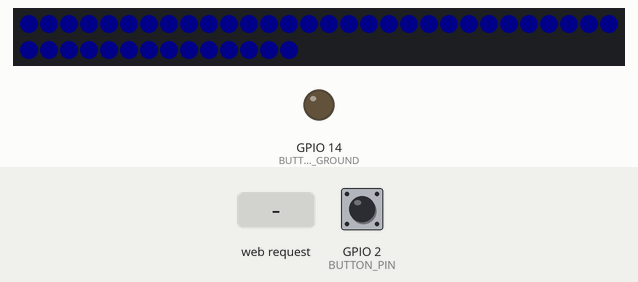
A sketch run on a simulated ESP8266 (NodeMCU). Parts: 44 RGB LEDs in strip order, left to right, continuing on the next row, output pins drawn as LEDs (lit = HIGH). The inputs (shaded band) are chosen by the test bench; at power-on: GPIO 2 (BUTTON_PIN) HIGH. Dim RGB values are drawn brighter than linear; WiFi joins after 1.5 s; servers stay silent unless stated; EEPROM starts erased; not simulated (calls return 0 or success): Passwords.h; what the sketch prints to the serial monitor is not drawn.

Above: at 1.6 s.
4.0 s: GPIO 2 (BUTTON_PIN) pulled LOW for 0.15 s
At 4.5 s:
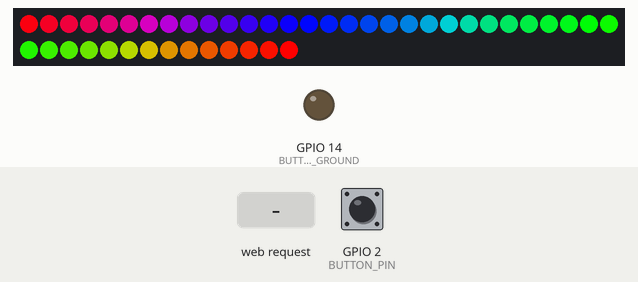
4.7 s: GPIO 2 (BUTTON_PIN) pulled LOW for 0.15 s
5.4 s: GPIO 2 (BUTTON_PIN) pulled LOW for 3.2 s
At 7.5 s:
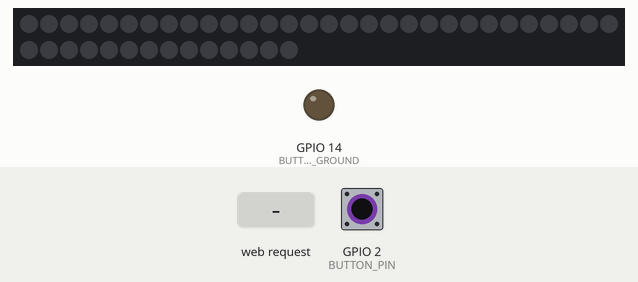
10.1 s: HTTP request GET /r received
At 10.25 s:
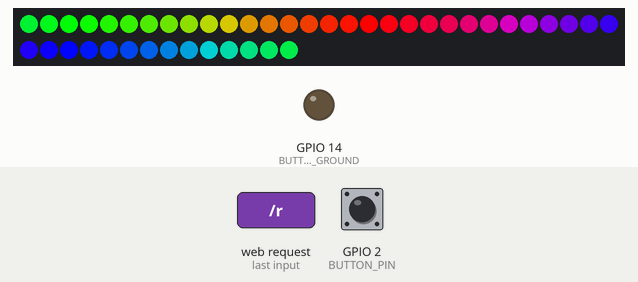
11.6 s: GPIO 2 (BUTTON_PIN) pulled LOW for 1 s
At 13.5 s:
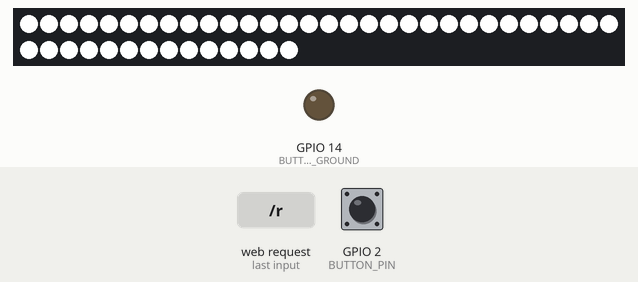
14.3 s: HTTP request GET /b received
At 15.5 s:
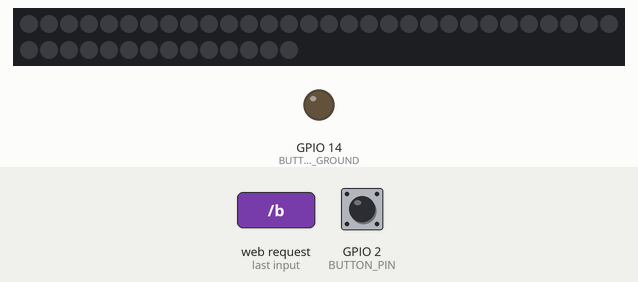
Timing chart, 0 to 16.8 s (numbered marks = the images above; inputs shaded):
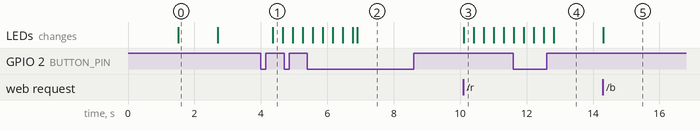

Measured:
- after the input at 4.0 s, the LEDs: change after 0.36 s (image 1)
- after the input at 5.4 s, the LEDs: first differ from a run without the input after 1.5 s (image 2)
- after the input at 10.1 s, the LEDs: change at once (image 3)
- after the input at 11.6 s, the LEDs: first differ from a run without the input after 1.2 s (image 4)
- after the input at 14.3 s, the LEDs: change at once (image 5)
- what the display in image 0 shows lasts 1.2 s, from 1.5 s to 2.7 s

The sketch:

lithoplane.ino
```cpp
/***************************************************
 ****************************************************/
#include <Adafruit_NeoPixel.h>
#include <EEPROM.h>
#include <ESP8266WiFi.h>
#include <ESP8266WebServer.h>
#include <ESP8266HTTPClient.h>
#include <ESP8266mDNS.h>

//#define MARK  {Serial.print(millis());Serial.print(' ');Serial.print("Running line ");Serial.println(__LINE__);}
#define MARK  {}

#define LED_PIN       0

#define BUTTON_PIN    2
#define BUTTON_GROUND 14

Adafruit_NeoPixel strip = Adafruit_NeoPixel(44, LED_PIN, NEO_GRB + NEO_KHZ800);

#define LISTEN_PORT           80      // What TCP port to listen on for connections.
                                      // The HTTP protocol uses port 80 by default.

ESP8266WebServer httpServer(LISTEN_PORT);

#define TIME_URL     F("http://trans-anchor-110020.appspot.com/t")

#define WLAN_GUSTAVO 1

#include "Passwords.h"

#define SLEEP_TIME          (8 * 60000)
#define WAKE_SECONDS        (10 * 60)
#define HOLD_TIME           1500

uint8_t const sin_table[] PROGMEM={
  128,131,134,137,140,143,146,149,152,155,158,162,165,167,170,173,
  176,179,182,185,188,190,193,196,198,201,203,206,208,211,213,215,
  218,220,222,224,226,228,230,232,234,235,237,238,240,241,243,244,
  245,246,248,249,250,250,251,252,253,253,254,254,254,255,255,255,
  255,255,255,255,254,254,254,253,253,252,251,250,250,249,248,246,
  245,244,243,241,240,238,237,235,234,232,230,228,226,224,222,220,
  218,215,213,211,208,206,203,201,198,196,193,190,188,185,182,179,
  176,173,170,167,165,162,158,155,152,149,146,143,140,137,134,131,
  128,124,121,118,115,112,109,106,103,100,97,93,90,88,85,82,
  79,76,73,70,67,65,62,59,57,54,52,49,47,44,42,40,
  37,35,33,31,29,27,25,23,21,20,18,17,15,14,12,11,
  10,9,7,6,5,5,4,3,2,2,1,1,1,0,0,0,
  0,0,0,0,1,1,1,2,2,3,4,5,5,6,7,9,
  10,11,12,14,15,17,18,20,21,23,25,27,29,31,33,35,
  37,40,42,44,47,49,52,54,57,59,62,65,67,70,73,76,
  79,82,85,88,90,93,97,100,103,106,109,112,115,118,121,124,
};

bool last_sensor_state;
long last_switch_time;
long on_time;
int number_of_taps;
bool hold;
bool hold_triggered;
int number_of_taps_triggered;

#define BOUNCE_TIME       30
#define SINGLE_TAP_TIME   200

long sleep_start;

long wake_second;

#define RAINBOW_DIVIDER     4
#define MAX_RAINBOW_INDEX   (256*5*RAINBOW_DIVIDER)

uint16_t rainbow_index;

uint32_t last_color;
uint16_t last_brightness;
bool should_rainbow;
bool should_off;

#define EEPROM_COLOR         0
#define EEPROM_BRIGHTNESS    (EEPROM_COLOR + sizeof(last_color))
#define EEPROM_RAINBOW       (EEPROM_BRIGHTNESS + sizeof(last_brightness))
#define EEPROM_OFF           (EEPROM_RAINBOW + sizeof(should_rainbow))
#define EEPROM_WAKE          (EEPROM_OFF + sizeof(should_off))
#define EEPROM_MAX           (EEPROM_WAKE + sizeof(long))

long real_second;
unsigned long real_second_start;

void setup(void)
{
  Serial.begin(115200);
  Serial.setDebugOutput(true);

  ESP.wdtDisable();

  pinMode(BUTTON_PIN, INPUT_PULLUP);
  pinMode(BUTTON_GROUND, OUTPUT);
  digitalWrite(BUTTON_GROUND, LOW);

  wake_second = -1;

  EEPROM.begin(EEPROM_MAX);
  EEPROM.get(EEPROM_COLOR, last_color);
  EEPROM.get(EEPROM_BRIGHTNESS, last_brightness);
  EEPROM.get(EEPROM_RAINBOW, should_rainbow);
  EEPROM.get(EEPROM_OFF, should_off);
//  EEPROM.get(EEPROM_WAKE, wake_second);

  strip.begin();
  strip.setBrightness(10);
  colorWipe(strip.Color(255, 0, 0));

  // Initialise the module
  Serial.println(F("Init"));
  WiFi.begin(WLAN_SSID, WLAN_PASS);

  while (WiFi.status() != WL_CONNECTED) {
    delay(500);
    Serial.print(".");
  }

  if (MDNS.begin("litho")) {
    Serial.println("MDNS responder started");
  }

  Serial.println("");
  Serial.println("WiFi connected");
  Serial.println("IP address: ");
  Serial.println(WiFi.localIP());

  // Start listening for connections
  httpServer.on("/i", [](){
    httpServer.send(200, "text/plain", "OK");
  });
  httpServer.on("/p", [](){
    resetModes();
    httpServer.send(200, "text/plain", "OK");
  });
  httpServer.on("/b", [](){
    should_off = false;
    resetModes();
    last_brightness = httpServer.arg(0).toInt();
    updateEeprom();
    httpServer.send(200, "text/plain", "OK");
  });
  httpServer.on("/c", [](){
    should_rainbow = false;
    should_off = false;
    resetModes();
    last_color = httpServer.arg(0).toInt();
    updateEeprom();
    httpServer.send(200, "text/plain", "OK");
  });
  httpServer.on("/r", [](){
    should_rainbow = true;
    should_off = false;
    resetModes();
    updateEeprom();
    httpServer.send(200, "text/plain", "OK");
  });
  httpServer.on("/w", [](){
//    wake_second = httpServer.arg(0).toInt();
    updateEeprom();
    httpServer.send(200, "text/plain", "OK");
  });
  httpServer.on("/s", []() {
    httpServer.send(200, "text/plain", ESP.getResetInfo());
  });
  httpServer.begin();

  Serial.println(F("\nListening"));
  colorWipe(strip.Color(0, 0, 255));
  delay(1000);

  String payload = grabWebPage(TIME_URL);
  if (payload) {
    real_second = payload.toInt();
  } else {
    real_second = 0;
  }
  real_second_start = millis();
}

void loop(void)
{
  MARK
  ESP.wdtEnable(WDTO_8S);
  long millis_diff = millis() - real_second_start;
  if (millis_diff >= 1000) {
    real_second += millis_diff / 1000;
    real_second_start += (long)(millis_diff / 1000) * 1000;
  }
  MARK
  httpServer.handleClient();
  MARK
  bool sensor_state = digitalRead(BUTTON_PIN) == LOW;

  //first pressed
  if (sensor_state && !last_sensor_state) {
    on_time = millis();
  }

  //held
  if (sensor_state && last_sensor_state) {
    if ((millis() - on_time) > HOLD_TIME && !hold) {
      hold = true;
      hold_triggered = true;
    }
  }

  //released
  if (!sensor_state && last_sensor_state) {
    if (hold) {
      hold = false;
      number_of_taps = 0;
    } else if ((millis() - on_time) > BOUNCE_TIME) {
      number_of_taps++;
    }
    last_switch_time = millis();
  }

  if (!sensor_state && !last_sensor_state) {
    if ((millis() - last_switch_time) > SINGLE_TAP_TIME && number_of_taps > 0) {
      number_of_taps_triggered = number_of_taps;
      number_of_taps = 0;
    }
  }
  last_sensor_state = sensor_state;

  if (hold_triggered) {
    hold_triggered = false;
    should_off = true;
    resetModes();
    updateEeprom();
  } else if (number_of_taps_triggered > 0) {
    resetModes();
    if (should_off) {
      should_off = false;
      updateEeprom();
    } else {
      if (number_of_taps_triggered == 1) {
        should_rainbow = !should_rainbow;
        updateEeprom();
      } else if (number_of_taps_triggered == 2) {
        sleep_start = millis();
      }
    }
    number_of_taps_triggered = 0;
  }

  if (should_off) {
    uint8_t brightness = 0;
    if (wake_second >= 0) {
      long current_second = real_second;
      if (current_second >= wake_second) {
        should_off = false;
        wake_second = -1;
        brightness = last_brightness;
        updateEeprom();
      } else {
        long start_wake = wake_second - WAKE_SECONDS;
        if (start_wake < 0) {
          start_wake = wake_second;
          current_second = (current_second + WAKE_SECONDS) % (24 * 3600);
        }
        if (current_second > start_wake) {
          long elapsed = current_second - start_wake;
          brightness = map(elapsed, 0, WAKE_SECONDS, 0, last_brightness);
        }
      }
    }
    strip.setBrightness(brightness);
    colorWipe(strip.Color(255, 255, 255));
  } else if (sleep_start > 0) {
    long elapsed = millis() - sleep_start;
    if (elapsed >= SLEEP_TIME) {
      sleep_start = 0;
      should_off = true;
      updateEeprom();
    } else {
      uint8_t brightness = map(elapsed, 0, SLEEP_TIME, last_brightness, 0);
      strip.setBrightness(brightness);
      colorWipe(last_color);
    }
  } else if (should_rainbow) {
    strip.setBrightness(last_brightness);
    rainbowCycle(rainbow_index);
    if (++rainbow_index >= MAX_RAINBOW_INDEX) {
      rainbow_index = 0;
    }
  } else {
    strip.setBrightness(last_brightness);
    colorWipe(last_color);
  }
  MARK
}

void updateEeprom() {
  ESP.wdtFeed();
  EEPROM.put(EEPROM_COLOR, last_color);
  EEPROM.put(EEPROM_BRIGHTNESS, last_brightness);
  EEPROM.put(EEPROM_RAINBOW, should_rainbow);
  EEPROM.put(EEPROM_OFF, should_off);
  EEPROM.put(EEPROM_WAKE, wake_second);
  EEPROM.commit();
}

void resetModes() {
  sleep_start = 0;
}

String grabWebPage(const __FlashStringHelper *url) {
  HTTPClient http;
  String payload;

  ESP.wdtFeed();
  http.begin(url); //HTTP
  /* Try connecting to the website.
     Note: HTTP/1.1 protocol is used to keep the server from closing the connection before all data is read.
  */
  int httpCode = http.GET();

  // httpCode will be negative on error
  if (httpCode > 0) {
    // HTTP header has been send and Server response header has been handled
    if (httpCode == HTTP_CODE_OK) {
        payload = http.getString();
    }
  }
  ESP.wdtFeed();
  http.end();
  return payload;
}

long parseInt(const char *buffer) {
  long ret = 0;
  while (*buffer >= '0' && *buffer <= '9') {
    ret = ret * 10 + (*buffer++ - '0');
  }
  return ret;
}

// Fill the dots one after the other with a color
void colorWipe(uint32_t c) {
  for(uint16_t i=0; i<strip.numPixels(); i++) {
    strip.setPixelColor(i, c);
  }
  ESP.wdtFeed();
  strip.show();
  ESP.wdtFeed();
}

// Slightly different, this makes the rainbow equally distributed throughout
void rainbowCycle(uint16_t j) {
  uint16_t i;

  for(i=0; i< strip.numPixels(); i++) {
    strip.setPixelColor(strip.numPixels() - i - 1, Wheel(((i * 256 / strip.numPixels()) + j / RAINBOW_DIVIDER) & 255));
  }
  ESP.wdtFeed();
  strip.show();
  ESP.wdtFeed();
}

// Input a value 0 to 255 to get a color value.
// The colours are a transition r - g - b - back to r.
uint32_t Wheel(byte WheelPos) {
  WheelPos = 255 - WheelPos;
  if(WheelPos < 85) {
   return strip.Color(255 - WheelPos * 3, 0, WheelPos * 3);
  } else if(WheelPos < 170) {
    WheelPos -= 85;
   return strip.Color(0, WheelPos * 3, 255 - WheelPos * 3);
  } else {
   WheelPos -= 170;
   return strip.Color(WheelPos * 3, 255 - WheelPos * 3, 0);
  }
}
```
